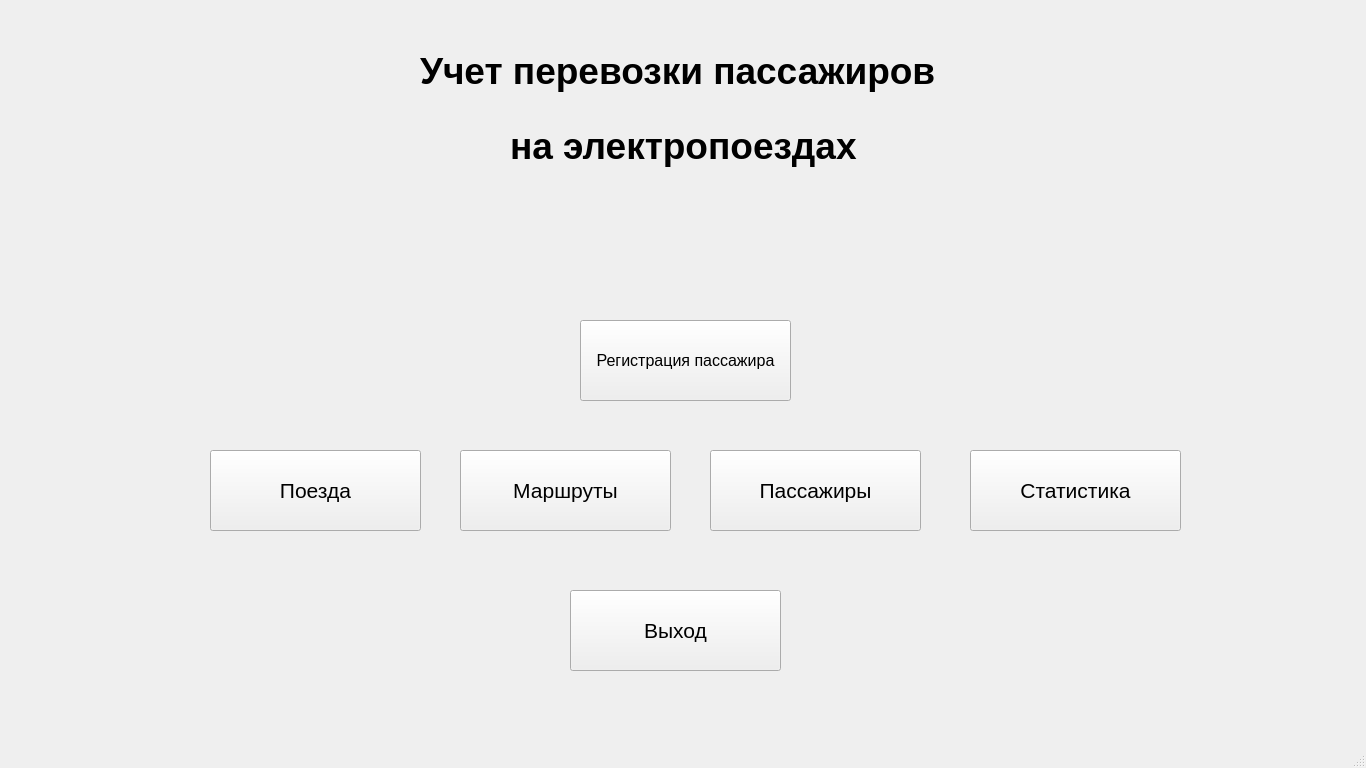
<?xml version="1.0" encoding="UTF-8"?>
<ui version="4.0">
 <class>MainWindow</class>
 <widget class="QMainWindow" name="MainWindow">
  <property name="geometry">
   <rect>
    <x>0</x>
    <y>0</y>
    <width>1366</width>
    <height>768</height>
   </rect>
  </property>
  <property name="windowTitle">
   <string>MainWindow</string>
  </property>
  <widget class="QWidget" name="centralwidget">
   <widget class="QPushButton" name="pushButton">
    <property name="geometry">
     <rect>
      <x>580</x>
      <y>320</y>
      <width>211</width>
      <height>81</height>
     </rect>
    </property>
    <property name="font">
     <font>
      <pointsize>12</pointsize>
      <weight>50</weight>
      <bold>false</bold>
     </font>
    </property>
    <property name="text">
     <string>Регистрация пассажира</string>
    </property>
   </widget>
   <widget class="QPushButton" name="pushButton_2">
    <property name="geometry">
     <rect>
      <x>210</x>
      <y>450</y>
      <width>211</width>
      <height>81</height>
     </rect>
    </property>
    <property name="font">
     <font>
      <pointsize>16</pointsize>
     </font>
    </property>
    <property name="text">
     <string>Поезда</string>
    </property>
   </widget>
   <widget class="QPushButton" name="pushButton_3">
    <property name="geometry">
     <rect>
      <x>460</x>
      <y>450</y>
      <width>211</width>
      <height>81</height>
     </rect>
    </property>
    <property name="font">
     <font>
      <pointsize>16</pointsize>
     </font>
    </property>
    <property name="text">
     <string>Маршруты</string>
    </property>
   </widget>
   <widget class="QPushButton" name="pushButton_4">
    <property name="geometry">
     <rect>
      <x>710</x>
      <y>450</y>
      <width>211</width>
      <height>81</height>
     </rect>
    </property>
    <property name="font">
     <font>
      <pointsize>16</pointsize>
     </font>
    </property>
    <property name="text">
     <string>Пассажиры</string>
    </property>
   </widget>
   <widget class="QPushButton" name="pushButton_5">
    <property name="geometry">
     <rect>
      <x>570</x>
      <y>590</y>
      <width>211</width>
      <height>81</height>
     </rect>
    </property>
    <property name="font">
     <font>
      <pointsize>16</pointsize>
     </font>
    </property>
    <property name="text">
     <string>Выход</string>
    </property>
   </widget>
   <widget class="QLabel" name="label">
    <property name="geometry">
     <rect>
      <x>420</x>
      <y>20</y>
      <width>671</width>
      <height>101</height>
     </rect>
    </property>
    <property name="font">
     <font>
      <pointsize>28</pointsize>
      <weight>75</weight>
      <bold>true</bold>
     </font>
    </property>
    <property name="text">
     <string>Учет перевозки пассажиров</string>
    </property>
   </widget>
   <widget class="QLabel" name="label_2">
    <property name="geometry">
     <rect>
      <x>510</x>
      <y>110</y>
      <width>371</width>
      <height>71</height>
     </rect>
    </property>
    <property name="font">
     <font>
      <pointsize>28</pointsize>
      <weight>75</weight>
      <bold>true</bold>
     </font>
    </property>
    <property name="text">
     <string>на электропоездах</string>
    </property>
   </widget>
   <widget class="QPushButton" name="pushButton_6">
    <property name="geometry">
     <rect>
      <x>970</x>
      <y>450</y>
      <width>211</width>
      <height>81</height>
     </rect>
    </property>
    <property name="font">
     <font>
      <pointsize>16</pointsize>
     </font>
    </property>
    <property name="text">
     <string>Статистика</string>
    </property>
   </widget>
  </widget>
  <widget class="QStatusBar" name="statusbar"/>
 </widget>
 <resources/>
 <connections/>
</ui>
